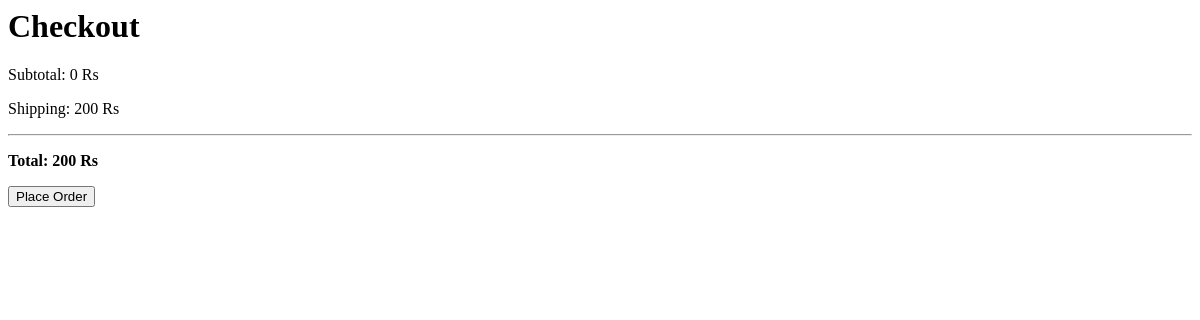
/checkout/ (signed in), run on an earlier commit of the app's database.
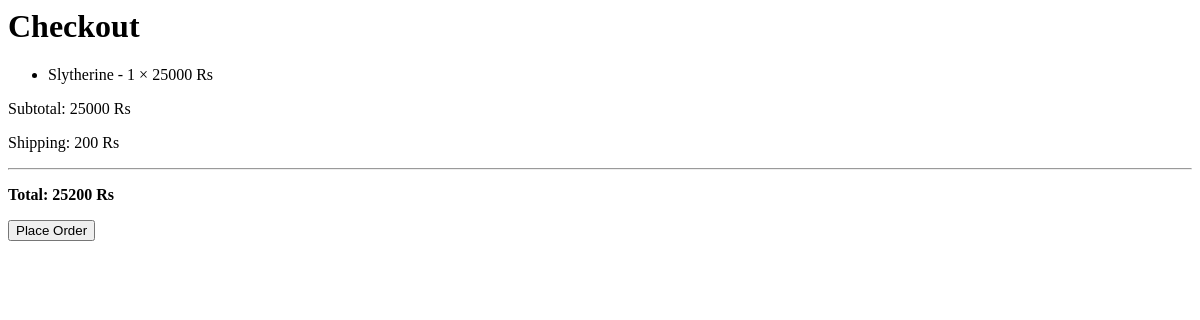
And on a later commit of the database.
### shop/models.py (models this page shows, shortened)
class CartItem(models.Model):
    cart = models.ForeignKey(Cart, on_delete=models.CASCADE)
    furniture = models.ForeignKey(Furniture, on_delete=models.CASCADE)
    quantity = models.PositiveIntegerField(default=1)

class Furniture(models.Model):
    name = models.CharField(max_length=100)
    category = models.CharField(max_length=50)
    price = models.PositiveIntegerField(default=0)
    description = models.TextField(blank=True)
    image = models.ImageField(upload_to='furniture_images/')

### shop/views.py (the view)
# urls.py: path('checkout/', views.checkout, name='checkout'),
@login_required
def checkout(request):
    cart, created = Cart.objects.get_or_create(user=request.user)
    items = CartItem.objects.filter(cart=cart)
    total = sum(item.furniture.price * item.quantity for item in items)
    shipping = 200
    grand_total = total + shipping
    if request.method == 'POST':
        items.delete()  # Clear the cart
        return render(request, 'shop/checkout_success.html')
    return render(request, 'shop/checkout.html', {
        'items': items,
        'total': total,
        'shipping': shipping,
        'grand_total': grand_total,
    })

### shop/templates/shop/checkout.html (shortened to what this page needs)
{% load static %}
{% block content %}
<h1>Checkout</h1>
<ul>
  {% for item in items %}
    <li>
      {{ item.furniture.name }} - {{ item.quantity }} × {{ item.furniture.price }} Rs
    </li>
  {% endfor %}
</ul>
<p>Subtotal: {{ total }} Rs</p>
<p>Shipping: {{ shipping }} Rs</p>
<hr>
<p><strong>Total: {{ grand_total }} Rs</strong></p>
<form method="post">
  <button type="submit">Place Order</button>
</form>
{% endblock %}

What changed in the data, as far as the page shows it:
added CartItem: furniture.name "Slytherine", quantity "1", furniture.price "25000"
Also different on the page:
{{ total }}: "0" → "25000"
{{ grand_total }}: "200" → "25200"
